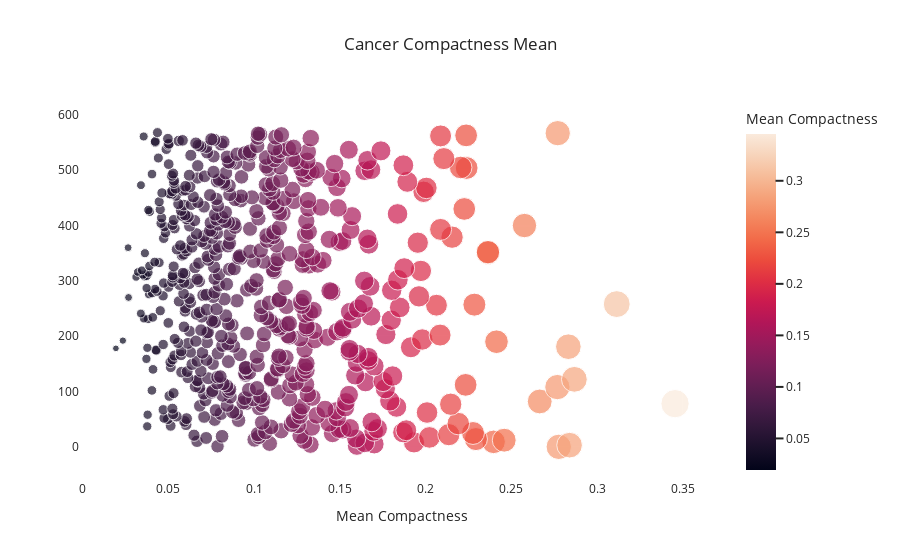

Notebook code cell kept with this figure:
### Markdown cell above
* Variable mean compactness:

### Code cell
for template in ["seaborn"]:
    fig = px.scatter(df,
                     x="mean compactness", 
                     size="mean compactness",
                     color="mean compactness",
                      labels={"mean compactness": "Mean Compactness"},
                     hover_data=["target"],
                     template=template, 
                     title="Cancer Compactness Mean")
    fig.update_layout(xaxis_title="Mean Compactness",yaxis_title=" ")
    fig.update_layout({'plot_bgcolor': 'rgba(0, 0, 0, 0)','paper_bgcolor': 'rgba(0, 0, 0, 0)'},)
    fig.show()

### Figure 1 — Plotly figure (JSON) as saved in the notebook; plotly's stock layout.template omitted (floating-point values rounded to 4 significant figures; data arrays with more than 128 entries replaced by an {"elided": "..."} marker saying what was removed)
{"data": [{"customdata": {"elided": "569x1 int values"}, "hovertemplate": "Mean Compactness=%{marker.color}<br>index=%{y}<br>target=%{customdata[0]}<extra></extra>", "legendgroup": "", "marker": {"color": {"elided": "569 float values"}, "coloraxis": "coloraxis", "size": {"elided": "569 float values"}, "sizemode": "area", "sizeref": 0.0008635, "symbol": "circle"}, "mode": "markers", "name": "", "orientation": "h", "showlegend": false, "type": "scatter", "x": {"elided": "569 float values"}, "xaxis": "x", "y": {"elided": "569 int values"}, "yaxis": "y"}], "layout": {"coloraxis": {"colorbar": {"title": {"text": "Mean Compactness"}}, "colorscale": [[0, "rgb(2,4,25)"], [0.0625, "rgb(24,15,41)"], [0.125, "rgb(47,23,57)"], [0.1875, "rgb(71,28,72)"], [0.25, "rgb(97,30,82)"], [0.3125, "rgb(123,30,89)"], [0.375, "rgb(150,27,91)"], [0.4375, "rgb(177,22,88)"], [0.5, "rgb(203,26,79)"], [0.5625, "rgb(223,47,67)"], [0.625, "rgb(236,76,61)"], [0.6875, "rgb(242,107,73)"], [0.75, "rgb(244,135,95)"], [0.8125, "rgb(245,162,122)"], [0.875, "rgb(246,188,153)"], [0.9375, "rgb(247,212,187)"], [1, "rgb(250,234,220)"]]}, "legend": {"itemsizing": "constant", "tracegroupgap": 0}, "paper_bgcolor": "rgba(0, 0, 0, 0)", "plot_bgcolor": "rgba(0, 0, 0, 0)", "title": {"text": "Cancer Compactness Mean"}, "xaxis": {"anchor": "y", "domain": [0, 1], "title": {"text": "Mean Compactness"}}, "yaxis": {"anchor": "x", "domain": [0, 1], "title": {"text": " "}}}}
